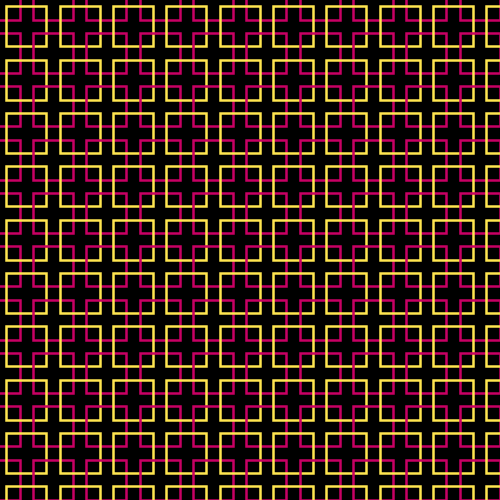
Frame 1 (no input)
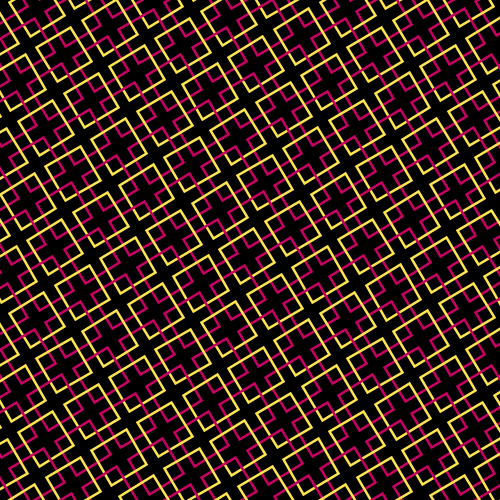
Frame 60 (the mouse pressed at the canvas centre just before this capture)
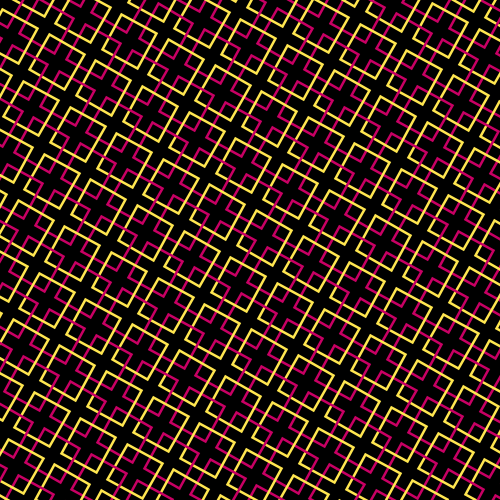
Frame 120 (the mouse held since frame 60 and released just before this capture)

The Processing sketch that drew these frames (run headless with seeded random() and noise(); from frame 60 on, the mouse is pressed at the canvas centre):

// Processing sketch: processing_155973
// ── processing_155973.pde

float squareSize = 40;
float offset = squareSize / 3;
int n = 14;
float r = 0;
float inc = TWO_PI / 360;

void setup() {
  size(500, 500);
  smooth(8);
  frameRate(10);
  noFill();
  strokeWeight(squareSize / 16); 
}

void draw() {
  background(0);
  rotate(r);
  
  for (int i = -n; i < n; i++) {
    for (int j = -n; j < n; j++) {
      float x = (squareSize + offset) * i + offset / 2;
      float y = (squareSize + offset) * j + offset / 2;

      stroke(255, 230, 80);
      rect(x, y, squareSize, squareSize);
      stroke(200, 0, 100);
      rect(x + offset * 2, y + offset * 2, squareSize, squareSize);
    }
  }
  
  r += inc;
}
